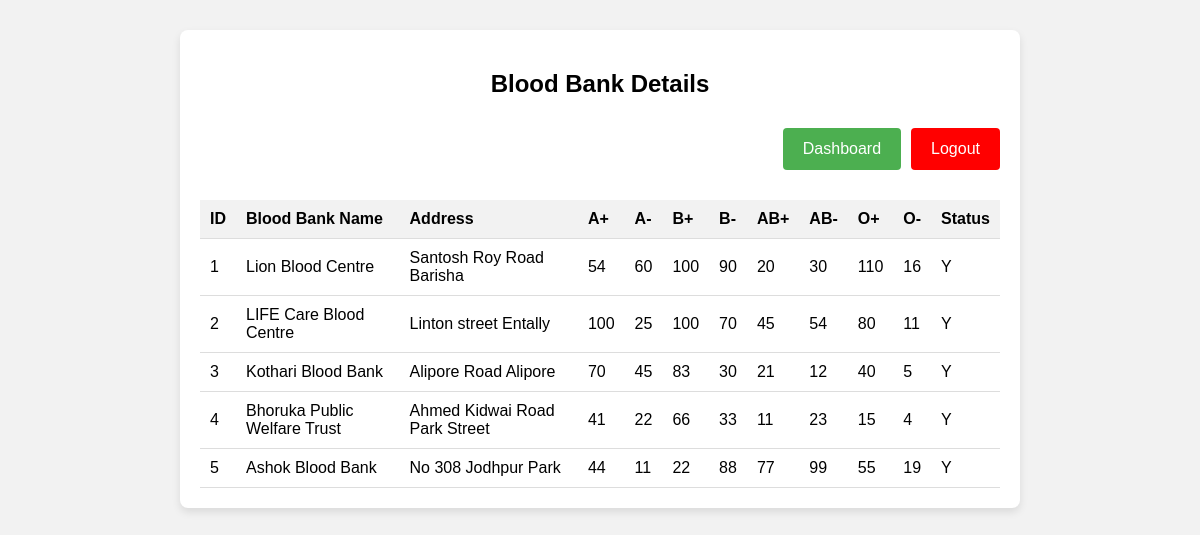
The page /admin_blood_bank_details.php on the database its author committed.
### tables this page shows
CREATE TABLE `t_bloodbank_details_table` (
  `ID` int(250) NOT NULL,
  `Bank_Name` varchar(100) NOT NULL,
  `Address` varchar(200) NOT NULL,
  `A+` int(200) NOT NULL,
  `A-` int(200) NOT NULL,
  `B+` int(200) NOT NULL,
  `B-` int(200) NOT NULL,
  `AB+` int(200) NOT NULL,
  `AB-` int(200) NOT NULL,
  `O+` int(200) NOT NULL,
  `O-` int(200) NOT NULL,
  `Status` varchar(10) NOT NULL
);

### admin_blood_bank_details.php (the view, shortened to what this page needs)
<!DOCTYPE html>
<html lang="en">
<head>
</head>
<body>
	<?php
	include'connectdb.php';
	?>
  <div class="dashboard-container">
    <h2 class="Blood_Bank_Details ">Blood Bank Details </strong></h2>
    <div class="dashboard-options">
      <div class="dashboard-buttons">
        <a  href="admin_dashboard.php" class="dashboard-button">Dashboard</a>
        <a href="#" class="logout-button">Logout</a>
      </div>
    </div>
    <table>
      <tr>
        <th>ID</th>
        <th>Blood Bank Name</th>
        <th>Address</th>
        <th>A+</th>
        <th>A-</th>
        <th>B+</th>
        <th>B-</th>
        <th>AB+</th>
        <th>AB-</th>
        <th>O+</th>
        <th>O-</th>
        <th>Status</th>
      </tr>
      <?php
	  	$query = "SELECT * FROM t_bloodbank_details_table";
		$data = mysqli_query($DB_CONNECT,$query);
		$result = mysqli_num_rows($data);
		if($result){
			while($row=mysqli_fetch_array($data)){
				?>
                	<tr>
                    	<td><?php echo $row['ID']; ?></td>
                        <td><?php echo $row['Bank_Name']; ?></td>
                        <td><?php echo $row['Address']; ?></td>
                        <td><?php echo $row['A+']; ?></td>
                        <td><?php echo $row['A-']; ?></td>
                        <td><?php echo $row['B+']; ?></td>
                        <td><?php echo $row['B-']; ?></td>
                        <td><?php echo $row['AB+']; ?></td>
                        <td><?php echo $row['AB-']; ?></td>
                        <td><?php echo $row['O+']; ?></td>
                        <td><?php echo $row['O-']; ?></td>
                        <td><?php echo $row['Status']; ?></td>
                    </tr>
                <?php
			}
		}
	  ?>
      </table>
  </div>
</body>
</html>

### admin_blood_bank_details.php (style rules this page uses)
body { font-family: Arial, sans-serif; background-color: #f2f2f2; margin: 0; padding: 0; }
.dashboard-container { max-width: 800px; margin: 30px auto; background-color: #fff; border-radius: 8px; box-shadow: 0 4px 8px rgba(0, 0, 0, 0.1); padding: 20px; }
.Blood_Bank_Details { text-align: center; margin-bottom: 30px; }
.dashboard-options { display: flex; align-items: center; float:right; padding-bottom:30px; }
.dashboard-buttons { display: flex; }
.dashboard-button { background-color: #4CAF50; color: #fff; border: none; border-radius: 4px; padding: 12px 20px; cursor: pointer; margin-right: 10px; text-decoration: none; }
.logout-button { background-color: #FF0000; color: #fff; border: none; border-radius: 4px; padding: 12px 20px; cursor: pointer; text-decoration: none; }
table { width: 100%; border-collapse: collapse; margin-top: 20px; }
th, td { padding: 10px; text-align: left; border-bottom: 1px solid #ddd; }
th { background-color: #f2f2f2; }

### rows shown on the page
t_bloodbank_details_table: ID "1", Bank_Name "Lion Blood Centre", Address "Santosh Roy Road Barisha", value "54", value "60", value "100", value "90", value "20", value "30", value "110", value "16", Status "Y"
t_bloodbank_details_table: ID "2", Bank_Name "LIFE Care Blood Centre", Address "Linton street Entally", value "100", value "25", value "70", value "45", value "54", value "80", value "11", Status "Y"
t_bloodbank_details_table: ID "3", Bank_Name "Kothari Blood Bank", Address "Alipore Road Alipore", value "70", value "45", value "83", value "30", value "21", value "12", value "40", value "5", Status "Y"
t_bloodbank_details_table: ID "4", Bank_Name "Bhoruka Public Welfare Trust", Address "Ahmed Kidwai Road Park Street", value "41", value "22", value "66", value "33", value "11", value "23", value "15", value "4", Status "Y"
t_bloodbank_details_table: ID "5", Bank_Name "Ashok Blood Bank", Address "No 308 Jodhpur Park", value "44", value "11", value "22", value "88", value "77", value "99", value "55", value "19", Status "Y"
